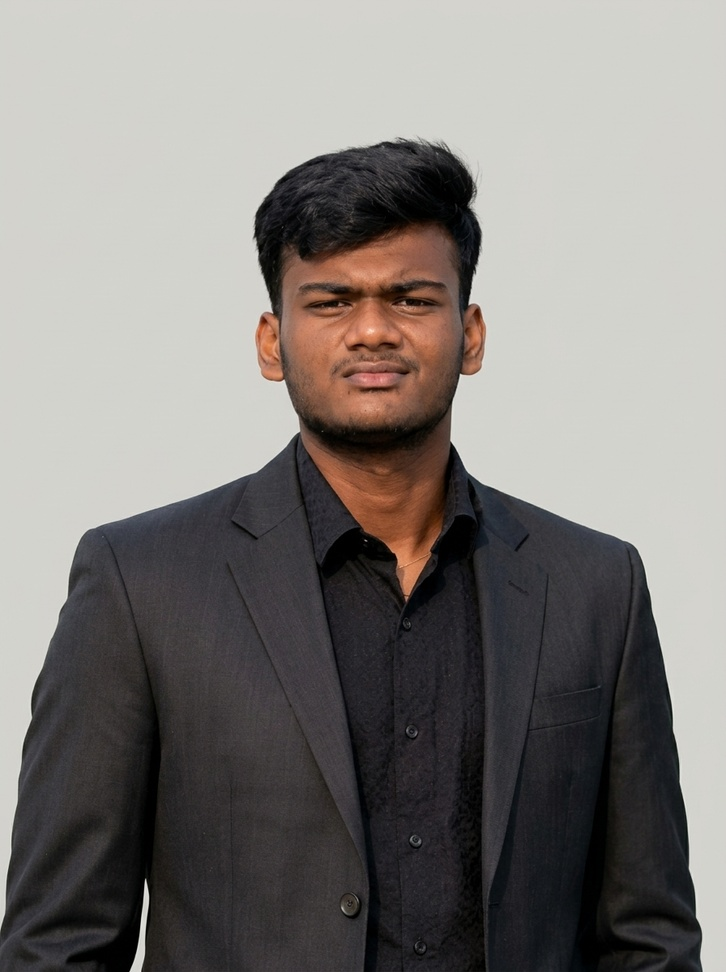
#> input picture images/hero.jpg, 726 x 972 px, shrunk from 896 x 1200 before the run
$ python remove_bg.py
#> lines starting #> are read from the running program, lines starting #| are printed output that depends on the picture
from PIL import Image
import math

def remove_background(input_path, output_path):
#> called with input_path = 'images/hero.jpg', output_path = 'images/hero_cutout.png'
    img = Image.open(input_path).convert("RGBA")
    width, height = img.size
#> width = 726; height = 972
    pixels = img.load()

    # Sample background color from top corners and edges
    bg_samples = [
        pixels[10, 10][:3],
        pixels[width - 10, 10][:3],
        pixels[width // 2, 10][:3],
        pixels[10, height // 4][:3],
        pixels[width - 10, height // 4][:3]
    ]
#> bg_samples = [(212, 211, 206), (211, 210, 205), (212, 211, 206), (211, 210, 205), (210, 211, 205)]

    avg_r = sum(s[0] for s in bg_samples) / len(bg_samples)
#> avg_r = 211.2
    avg_g = sum(s[1] for s in bg_samples) / len(bg_samples)
#> avg_g = 210.6
    avg_b = sum(s[2] for s in bg_samples) / len(bg_samples)
#> avg_b = 205.4

    print(f"Sampled BG: ({avg_r:.1f}, {avg_g:.1f}, {avg_b:.1f})")
#| Sampled BG: (211.2, 210.6, 205.4)

    new_img = Image.new("RGBA", (width, height))
#> new_img: PIL image 726x972 RGBA; every value is 0
    new_pixels = new_img.load()

    for y in range(height):
        for x in range(width):
            r, g, b, a = pixels[x, y]

            # Distance from sampled background color
            dist = math.sqrt((r - avg_r)**2 + (g - avg_g)**2 + (b - avg_b)**2)
            max_diff = max(abs(r - g), abs(g - b), abs(r - b))

            # High threshold for top region (sky/studio gray backdrop)
            is_top = (y < height * 0.75)
            thresh_strict = 45 if is_top else 35
            thresh_soft   = 70 if is_top else 55

            if dist < thresh_strict and max_diff < 22:
                alpha = 0
            elif dist < thresh_soft and max_diff < 28:
                alpha = int(255 * ((dist - thresh_strict) / (thresh_soft - thresh_strict)))
            else:
                alpha = 255

            new_pixels[x, y] = (r, g, b, alpha)

    new_img.save(output_path, "PNG")
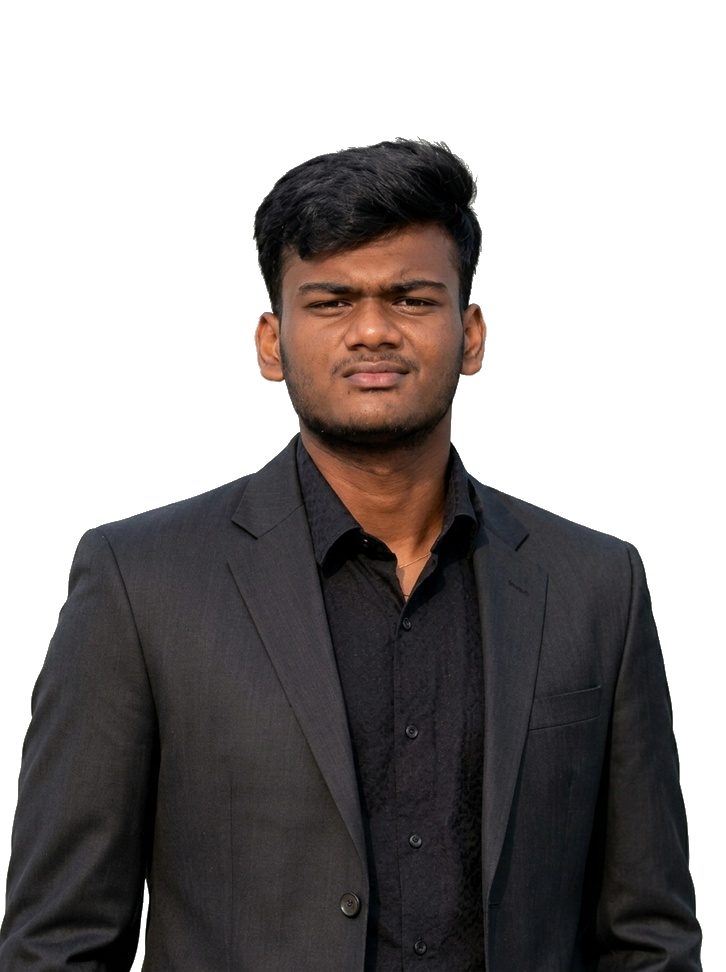
#> saved as hero_cutout.png: PIL image 726x972 RGBA; mean R, G, B, A 128.5, 124.9, 121.8, 133.3; transparent parts drawn white
    print(f"Saved cutout image to {output_path}")

if __name__ == "__main__":
    remove_background("images/hero.jpg", "images/hero_cutout.png")

$ run again, with images/about.jpg copied over images/hero.jpg
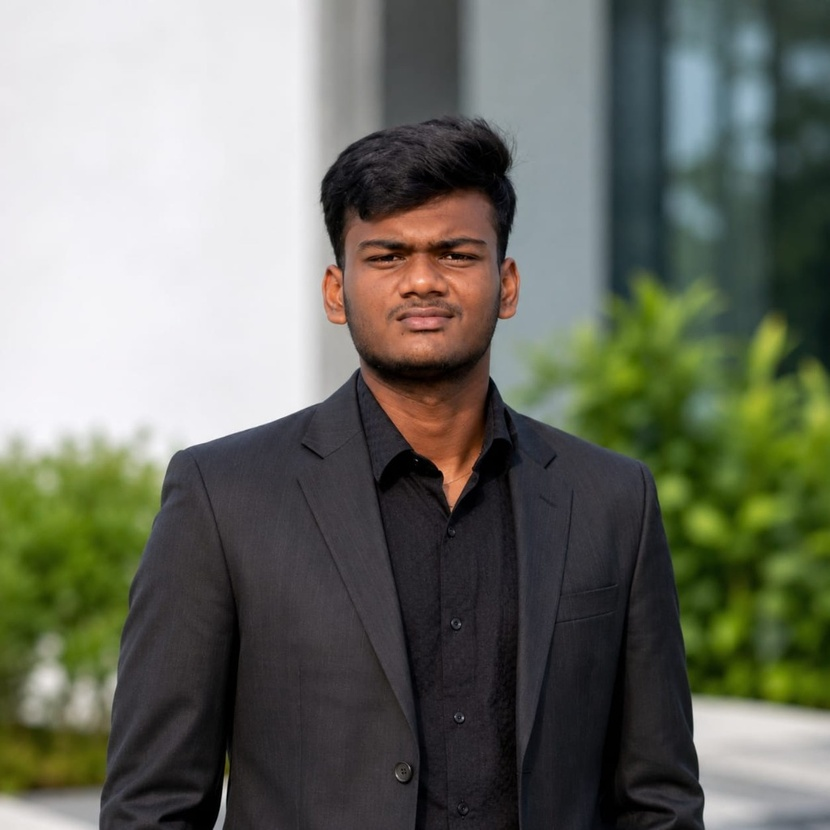
#> input picture images/about.jpg, 830 x 830 px, shrunk from 1024 x 1024 before the run
#> bg_samples = [(233, 233, 235), (55, 68, 59), (69, 71, 70), (238, 236, 241), (31, 47, 34)]
#> avg_r = 125.2
#> avg_g = 131
#> avg_b = 127.8
#| Sampled BG: (125.2, 131.0, 127.8)
#> new_img: PIL image 830x830 RGBA; every value is 0
#> in remove_background, `new_img.save(output_path, "PNG")`:
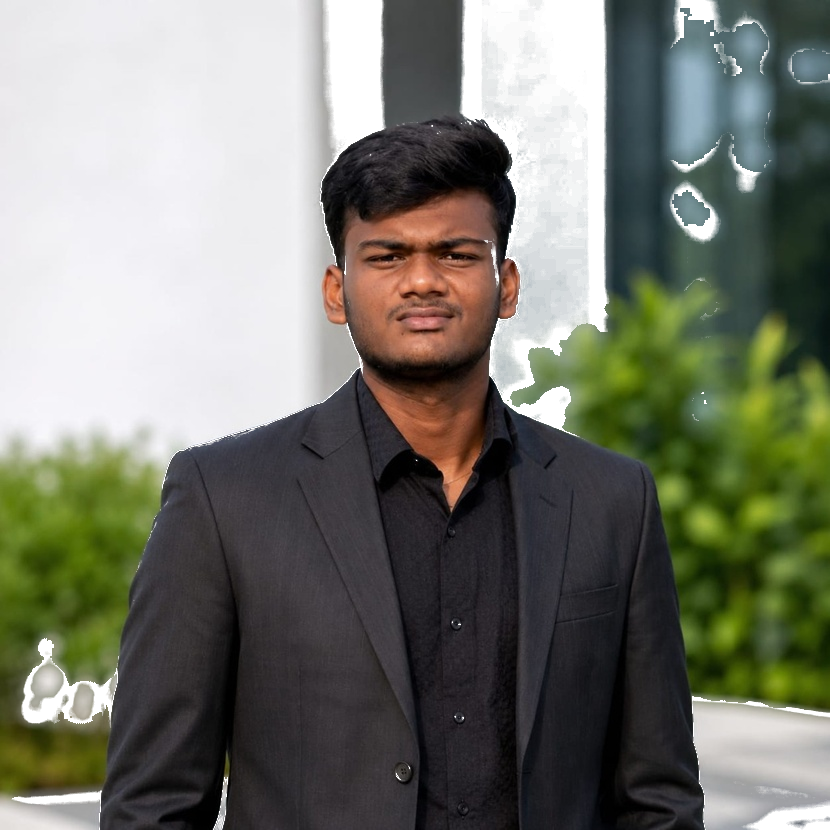
#> saved as hero_cutout.png: PIL image 830x830 RGBA; mean R, G, B, A 109.5, 112.3, 101.3, 235.3; transparent parts drawn white
